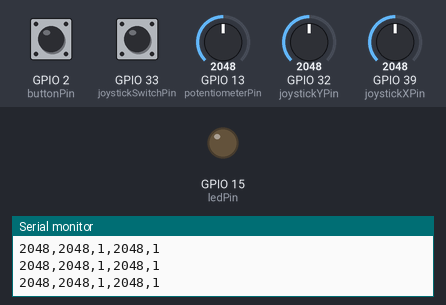
Simulated run of this sketch. Board: ESP32. Parts: output pins drawn as LEDs (lit = HIGH), the last lines printed to the serial monitor. The inputs (shaded band) are chosen by the test bench; at power-on: GPIO 2 (buttonPin) HIGH, GPIO 13 (potentiometerPin) = 2048, GPIO 32 (joystickYPin) = 2048, GPIO 33 (joystickSwitchPin) HIGH, GPIO 39 (joystickXPin) = 2048.

Above: at 1.2 s.
1.3 s: GPIO 2 (buttonPin) pulled LOW for 0.15 s
At 1.38 s:
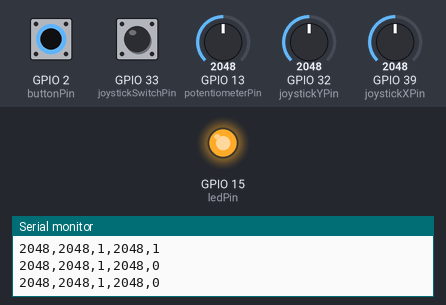
2.9 s: GPIO 2 (buttonPin) pulled LOW for 3.2 s
At 6.9 s:
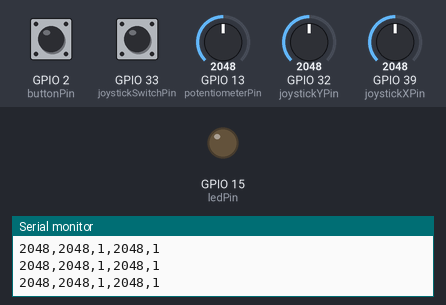
Timing chart, 0 to 8.4 s (numbered marks = the images above; inputs shaded):
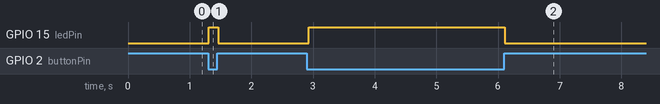

The sketch:

controller.ino
```cpp
// Your Turn controller: send the controls to Processing over USB.
// Based on the course Lab 2 examples. Power the sensors from 3.3V.
const int joystickXPin = 39;
const int joystickYPin = 32;
const int joystickSwitchPin = 33;
const int potentiometerPin = 13;
const int buttonPin = 2;
const int ledPin = 15;

void setup() {
  Serial.begin(9600);
  pinMode(joystickSwitchPin, INPUT_PULLUP);
  pinMode(buttonPin, INPUT_PULLUP);
  pinMode(potentiometerPin, INPUT);
  pinMode(ledPin, OUTPUT);
}

void loop() {
  int x = analogRead(joystickXPin);
  int y = analogRead(joystickYPin);
  int knob = analogRead(potentiometerPin);
  int joystickSwitch = digitalRead(joystickSwitchPin);
  int button = digitalRead(buttonPin);

  // The separate button lights the LED while held.
  digitalWrite(ledPin, button == LOW ? HIGH : LOW);

  // Columns: joystick X, joystick Y, joystick click, knob, button.
  Serial.printf("%d,%d,%d,%d,%d\n", x, y, joystickSwitch, knob, button);
  delay(50);
}
```

Measured:
- after the input at 1.3 s, GPIO 15 (ledPin): LOW → HIGH at once, → LOW 0.15 s later
- after the input at 2.9 s, GPIO 15 (ledPin): LOW → HIGH at once, → LOW 3.2 s later
